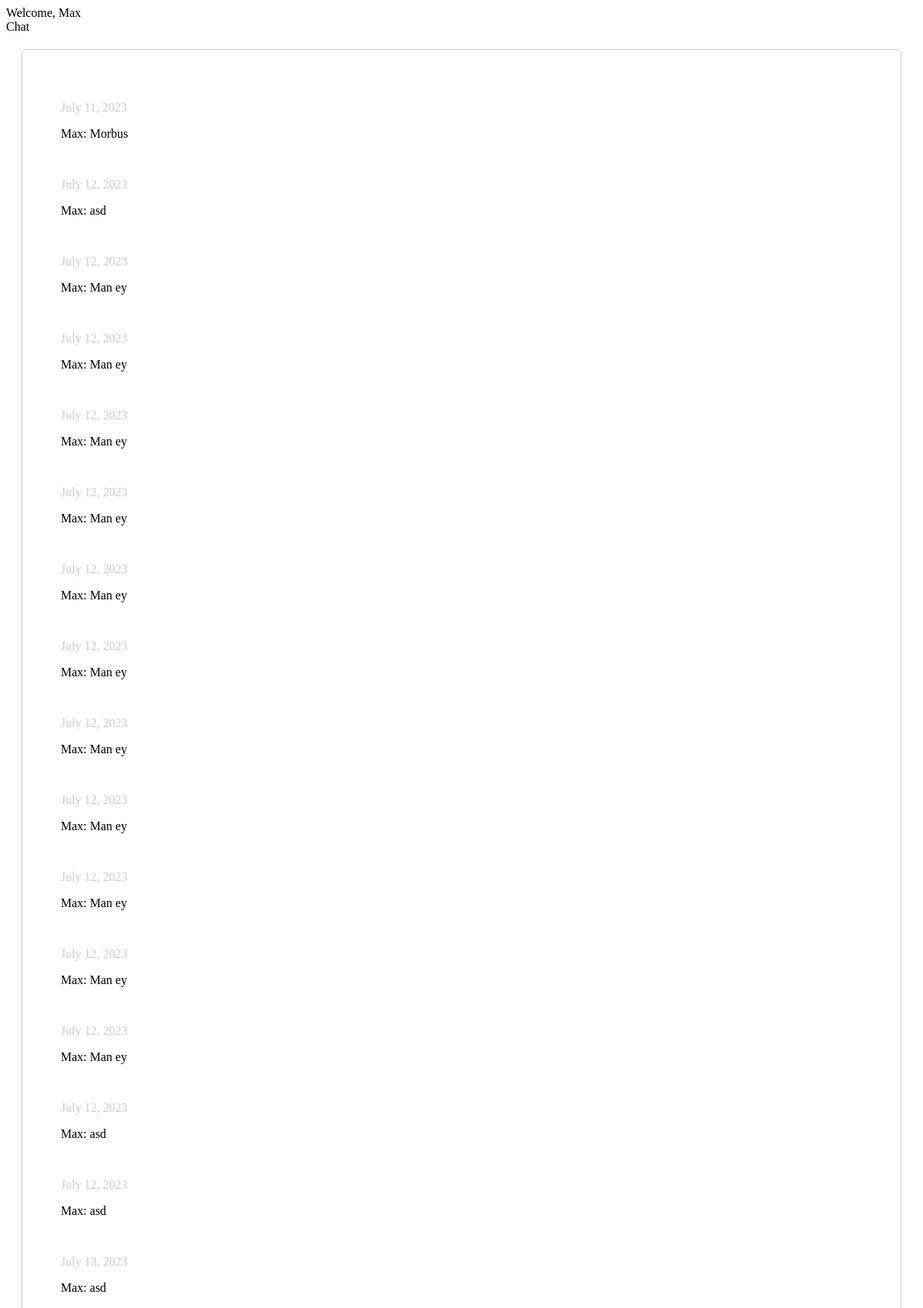
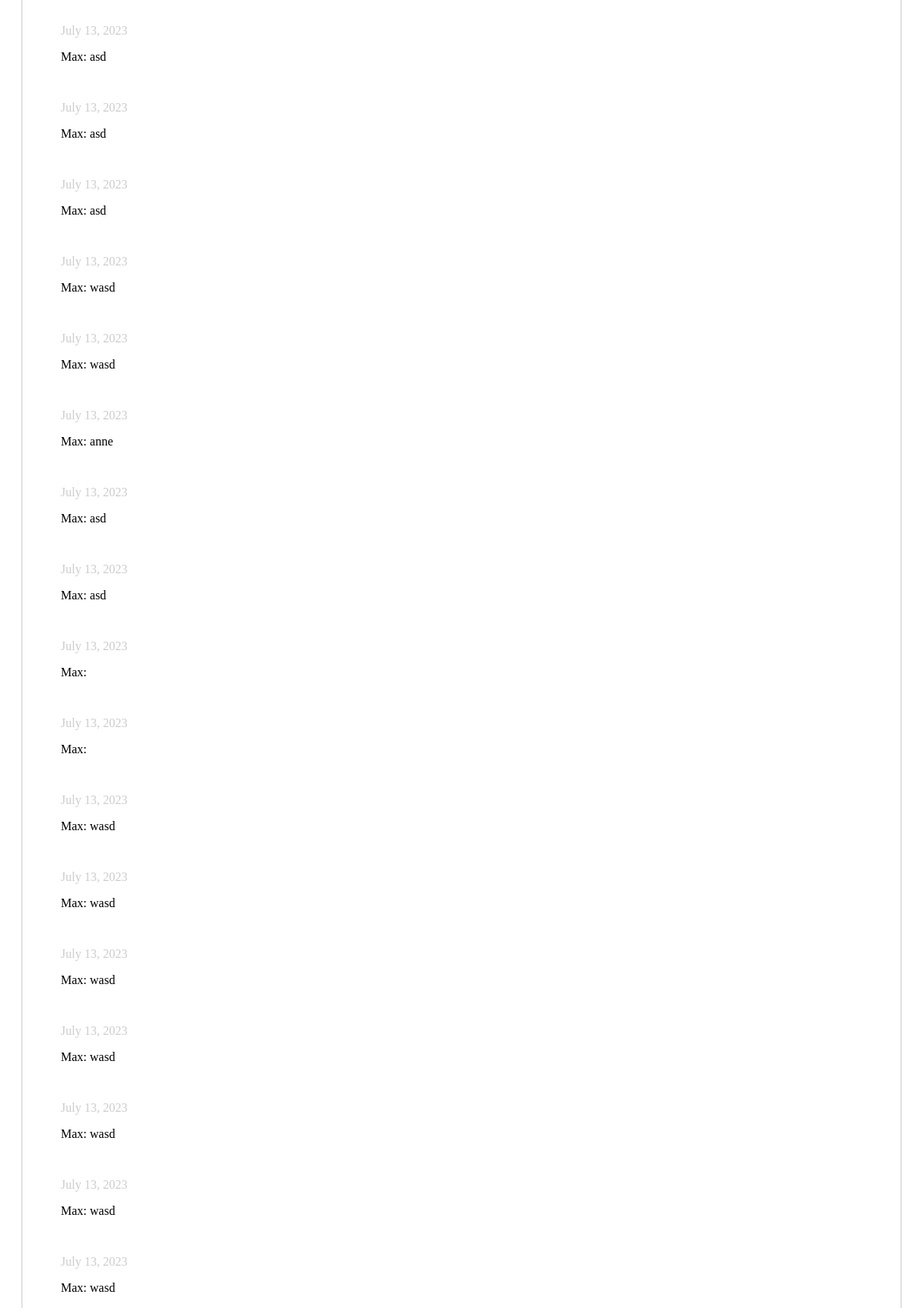
Page /chat/ (signed in, upper part) on the committed database (2 pictures, top to bottom).
### chat/models.py (models this page shows)
class Message(models.Model):
    text = models.CharField(max_length=500)
    created_at = models.DateField(default=date.today)
    chat = models.ForeignKey(Chat, on_delete=models.CASCADE, related_name='chat_message_set', default=None, blank=True, null=True)
    author = models.ForeignKey(settings.AUTH_USER_MODEL, on_delete=models.CASCADE, related_name='author_message_set')
    receiver = models.ForeignKey(settings.AUTH_USER_MODEL, on_delete=models.CASCADE, related_name='receiver_message_set')

### chat/views.py (the view, shortened to what this page needs)
# urls.py: path('chat/', index),
@login_required(login_url='/login/')
def index(request):
    chatMessages = Message.objects.filter(chat__id=1)
    return render(request, 'chat/index.html', {'messages': chatMessages})

### chat/templates/chat/index.html (shortened to what this page needs)
{% extends 'base.html' %} {% block content %}
  {% if request.user.is_authenticated %}
    <div id="messageContainer">
      {% for message in messages %}
        <div class="flex">
          <p class="color-grey">{{ message.created_at }}</p>
          <div class="flex">{{ message.author.first_name }}: {{ message.text }}</div>
        </div>
      {% endfor %}
    </div>
  {% else %}
    <p>You are not logged in</p><br />
    Please click <a href="/login/">here</a>
  {% endif %}
{% endblock %}```

### templates/base.html (shortened to what this page needs)
{% load static %}
<!DOCTYPE html>
<html lang="en">
  <head>
    <link rel="stylesheet" href="https://code.getmdl.io/1.3.0/material.indigo-pink.min.css" />
    <link rel="stylesheet" href="{% static 'css/style.css' %}" />
  </head>
  <body>
<div class="mdl-layout mdl-js-layout mdl-layout--fixed-header">
    <header class="mdl-layout__header">
      <div class="mdl-layout__header-row">
        <span class="mdl-layout-title">
          {% if request.user.is_authenticated %}
            Welcome, {{ request.user.first_name }}
          {% else %}
            Welcome, Please log in
          {% endif %}
        </span>
      </div>
    </header>
    <div class="mdl-layout__drawer">
      <span class="mdl-layout-title">Chat</span>
    </div>
    <main class="mdl-layout__content">
      <div class="page-content">
       {% block content %}
       {% endblock %}
      </div>
    </main>
  </div>
</body>
</html>

### static/css/style.css (style rules this page uses)
.page-content { padding: 50px 50px; margin: 20px; border: 1px solid #ccc; border-radius: 5px; }
.color-grey { color: #ccc; }
.flex { display: flex; flex-direction: column; margin-bottom: 1rem; }

### rows in the picture
Message: created_at "July 11, 2023", author.first_name "Max", text "Morbus"
Message: created_at "July 12, 2023", author.first_name "Max", text "asd"
Message: created_at "July 12, 2023", author.first_name "Max", text "Man ey"
Message: created_at "July 12, 2023", author.first_name "Max", text "Man ey"
Message: created_at "July 12, 2023", author.first_name "Max", text "Man ey"
Message: created_at "July 12, 2023", author.first_name "Max", text "Man ey"
Message: created_at "July 12, 2023", author.first_name "Max", text "Man ey"
Message: created_at "July 12, 2023", author.first_name "Max", text "Man ey"
Message: created_at "July 12, 2023", author.first_name "Max", text "Man ey"
Message: created_at "July 12, 2023", author.first_name "Max", text "Man ey"
Message: created_at "July 12, 2023", author.first_name "Max", text "Man ey"
Message: created_at "July 12, 2023", author.first_name "Max", text "Man ey"
Message: created_at "July 12, 2023", author.first_name "Max", text "Man ey"
Message: created_at "July 12, 2023", author.first_name "Max", text "asd"
Message: created_at "July 12, 2023", author.first_name "Max", text "asd"
Message: created_at "July 13, 2023", author.first_name "Max", text "asd"
Message: created_at "July 13, 2023", author.first_name "Max", text "asd"
Message: created_at "July 13, 2023", author.first_name "Max", text "asd"
Message: created_at "July 13, 2023", author.first_name "Max", text "asd"
Message: created_at "July 13, 2023", author.first_name "Max", text "wasd"
Message: created_at "July 13, 2023", author.first_name "Max", text "wasd"
Message: created_at "July 13, 2023", author.first_name "Max", text "anne"
Message: created_at "July 13, 2023", author.first_name "Max", text "asd"
Message: created_at "July 13, 2023", author.first_name "Max", text "asd"
Message: created_at "July 13, 2023", author.first_name "Max"
Message: created_at "July 13, 2023", author.first_name "Max"
Message: created_at "July 13, 2023", author.first_name "Max", text "wasd"
Message: created_at "July 13, 2023", author.first_name "Max", text "wasd"
Message: created_at "July 13, 2023", author.first_name "Max", text "wasd"
Message: created_at "July 13, 2023", author.first_name "Max", text "wasd"
Message: created_at "July 13, 2023", author.first_name "Max", text "wasd"
Message: created_at "July 13, 2023", author.first_name "Max", text "wasd"
Message: created_at "July 13, 2023", author.first_name "Max", text "wasd"

### other values in the picture
{{ request.user.first_name }} "Max"
